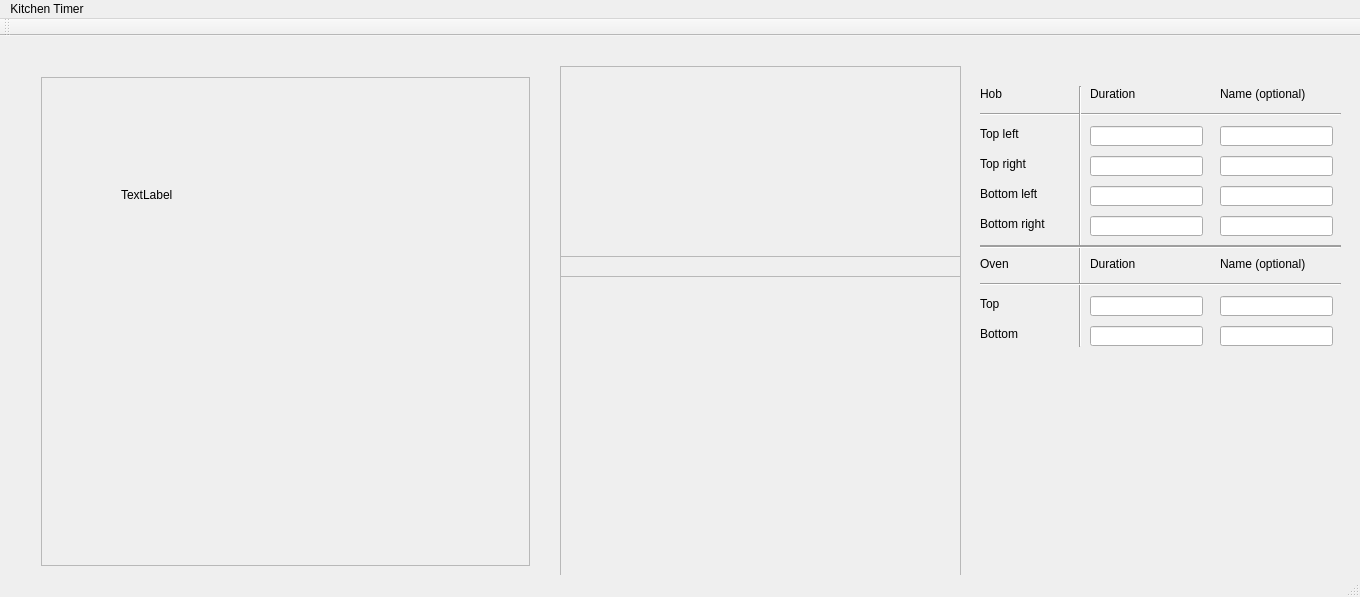
<?xml version="1.0" encoding="UTF-8"?>
<ui version="4.0">
 <class>MainWindow</class>
 <widget class="QMainWindow" name="MainWindow">
  <property name="geometry">
   <rect>
    <x>0</x>
    <y>0</y>
    <width>1360</width>
    <height>597</height>
   </rect>
  </property>
  <property name="sizePolicy">
   <sizepolicy hsizetype="Maximum" vsizetype="Maximum">
    <horstretch>0</horstretch>
    <verstretch>0</verstretch>
   </sizepolicy>
  </property>
  <property name="windowTitle">
   <string>MainWindow</string>
  </property>
  <widget class="QWidget" name="centralWidget">
   <widget class="QWidget" name="gridLayoutWidget">
    <property name="geometry">
     <rect>
      <x>30</x>
      <y>30</y>
      <width>511</width>
      <height>511</height>
     </rect>
    </property>
    <layout class="QGridLayout" name="gridLayout">
     <item row="0" column="0">
      <widget class="QFrame" name="frame">
       <property name="sizePolicy">
        <sizepolicy hsizetype="Preferred" vsizetype="Preferred">
         <horstretch>0</horstretch>
         <verstretch>0</verstretch>
        </sizepolicy>
       </property>
       <property name="styleSheet">
        <string notr="true">border-image: url(:/hobs/images/BG.png);</string>
       </property>
       <property name="frameShape">
        <enum>QFrame::StyledPanel</enum>
       </property>
       <property name="frameShadow">
        <enum>QFrame::Raised</enum>
       </property>
       <widget class="QFrame" name="hob2">
        <property name="geometry">
         <rect>
          <x>260</x>
          <y>20</y>
          <width>231</width>
          <height>221</height>
         </rect>
        </property>
        <property name="styleSheet">
         <string notr="true">image: url(:/hobs/images/hobTR.png);
border:none;
border-image:none;</string>
        </property>
        <property name="frameShape">
         <enum>QFrame::StyledPanel</enum>
        </property>
        <property name="frameShadow">
         <enum>QFrame::Raised</enum>
        </property>
       </widget>
       <widget class="QFrame" name="hob4">
        <property name="geometry">
         <rect>
          <x>20</x>
          <y>240</y>
          <width>241</width>
          <height>251</height>
         </rect>
        </property>
        <property name="styleSheet">
         <string notr="true">image: url(:/hobs/images/hobBL.png);
border:none;
border-image:none;</string>
        </property>
        <property name="frameShape">
         <enum>QFrame::StyledPanel</enum>
        </property>
        <property name="frameShadow">
         <enum>QFrame::Raised</enum>
        </property>
        <zorder>hob3</zorder>
       </widget>
       <widget class="QFrame" name="hob3">
        <property name="geometry">
         <rect>
          <x>260</x>
          <y>240</y>
          <width>251</width>
          <height>251</height>
         </rect>
        </property>
        <property name="styleSheet">
         <string notr="true">image: url(:/hobs/images/hobBR.png);
border:none;
border-image:none;</string>
        </property>
        <property name="frameShape">
         <enum>QFrame::StyledPanel</enum>
        </property>
        <property name="frameShadow">
         <enum>QFrame::Raised</enum>
        </property>
       </widget>
       <widget class="QFrame" name="hob1">
        <property name="geometry">
         <rect>
          <x>20</x>
          <y>20</y>
          <width>241</width>
          <height>221</height>
         </rect>
        </property>
        <property name="styleSheet">
         <string notr="true">image: url(:/hobs/images/hobTL.png);
border-image: none;
border:none;</string>
        </property>
        <property name="frameShape">
         <enum>QFrame::StyledPanel</enum>
        </property>
        <property name="frameShadow">
         <enum>QFrame::Plain</enum>
        </property>
        <property name="lineWidth">
         <number>0</number>
        </property>
        <widget class="QLabel" name="duration">
         <property name="geometry">
          <rect>
           <x>60</x>
           <y>90</y>
           <width>61</width>
           <height>16</height>
          </rect>
         </property>
         <property name="text">
          <string>TextLabel</string>
         </property>
        </widget>
       </widget>
       <zorder>hob2</zorder>
       <zorder>hob3</zorder>
       <zorder>hob4</zorder>
       <zorder>hob1</zorder>
      </widget>
     </item>
    </layout>
   </widget>
   <widget class="QFrame" name="frame_2">
    <property name="geometry">
     <rect>
      <x>560</x>
      <y>30</y>
      <width>401</width>
      <height>211</height>
     </rect>
    </property>
    <property name="styleSheet">
     <string notr="true">image: url(:/hobs/images/TopOven.png);</string>
    </property>
    <property name="frameShape">
     <enum>QFrame::StyledPanel</enum>
    </property>
    <property name="frameShadow">
     <enum>QFrame::Raised</enum>
    </property>
   </widget>
   <widget class="QFrame" name="frame_3">
    <property name="geometry">
     <rect>
      <x>560</x>
      <y>220</y>
      <width>401</width>
      <height>321</height>
     </rect>
    </property>
    <property name="styleSheet">
     <string notr="true">image: url(:/hobs/images/BottomOven.png);</string>
    </property>
    <property name="frameShape">
     <enum>QFrame::StyledPanel</enum>
    </property>
    <property name="frameShadow">
     <enum>QFrame::Raised</enum>
    </property>
   </widget>
   <widget class="QLineEdit" name="lineEdit">
    <property name="geometry">
     <rect>
      <x>1090</x>
      <y>90</y>
      <width>113</width>
      <height>20</height>
     </rect>
    </property>
   </widget>
   <widget class="QLabel" name="label">
    <property name="geometry">
     <rect>
      <x>980</x>
      <y>50</y>
      <width>81</width>
      <height>16</height>
     </rect>
    </property>
    <property name="styleSheet">
     <string notr="true">font: 10pt &quot;MS Shell Dlg 2&quot;;</string>
    </property>
    <property name="text">
     <string>Hob</string>
    </property>
   </widget>
   <widget class="QLabel" name="label_2">
    <property name="geometry">
     <rect>
      <x>980</x>
      <y>90</y>
      <width>81</width>
      <height>16</height>
     </rect>
    </property>
    <property name="text">
     <string>Top left</string>
    </property>
   </widget>
   <widget class="QLabel" name="label_3">
    <property name="geometry">
     <rect>
      <x>980</x>
      <y>120</y>
      <width>81</width>
      <height>16</height>
     </rect>
    </property>
    <property name="text">
     <string>Top right</string>
    </property>
   </widget>
   <widget class="QLabel" name="label_4">
    <property name="geometry">
     <rect>
      <x>980</x>
      <y>150</y>
      <width>81</width>
      <height>16</height>
     </rect>
    </property>
    <property name="text">
     <string>Bottom left</string>
    </property>
   </widget>
   <widget class="QLabel" name="label_5">
    <property name="geometry">
     <rect>
      <x>980</x>
      <y>180</y>
      <width>81</width>
      <height>16</height>
     </rect>
    </property>
    <property name="text">
     <string>Bottom right</string>
    </property>
   </widget>
   <widget class="QLabel" name="label_6">
    <property name="geometry">
     <rect>
      <x>980</x>
      <y>220</y>
      <width>81</width>
      <height>16</height>
     </rect>
    </property>
    <property name="styleSheet">
     <string notr="true">font: 10pt &quot;MS Shell Dlg 2&quot;;</string>
    </property>
    <property name="text">
     <string>Oven</string>
    </property>
   </widget>
   <widget class="QLabel" name="label_7">
    <property name="geometry">
     <rect>
      <x>980</x>
      <y>260</y>
      <width>81</width>
      <height>16</height>
     </rect>
    </property>
    <property name="text">
     <string>Top</string>
    </property>
   </widget>
   <widget class="QLabel" name="label_8">
    <property name="geometry">
     <rect>
      <x>980</x>
      <y>290</y>
      <width>81</width>
      <height>16</height>
     </rect>
    </property>
    <property name="text">
     <string>Bottom</string>
    </property>
   </widget>
   <widget class="Line" name="line">
    <property name="geometry">
     <rect>
      <x>980</x>
      <y>70</y>
      <width>361</width>
      <height>16</height>
     </rect>
    </property>
    <property name="orientation">
     <enum>Qt::Horizontal</enum>
    </property>
   </widget>
   <widget class="Line" name="line_2">
    <property name="geometry">
     <rect>
      <x>1070</x>
      <y>50</y>
      <width>20</width>
      <height>261</height>
     </rect>
    </property>
    <property name="orientation">
     <enum>Qt::Vertical</enum>
    </property>
   </widget>
   <widget class="Line" name="line_3">
    <property name="geometry">
     <rect>
      <x>980</x>
      <y>240</y>
      <width>361</width>
      <height>16</height>
     </rect>
    </property>
    <property name="orientation">
     <enum>Qt::Horizontal</enum>
    </property>
   </widget>
   <widget class="Line" name="line_4">
    <property name="geometry">
     <rect>
      <x>980</x>
      <y>200</y>
      <width>361</width>
      <height>21</height>
     </rect>
    </property>
    <property name="orientation">
     <enum>Qt::Horizontal</enum>
    </property>
   </widget>
   <widget class="Line" name="line_5">
    <property name="geometry">
     <rect>
      <x>980</x>
      <y>201</y>
      <width>361</width>
      <height>20</height>
     </rect>
    </property>
    <property name="orientation">
     <enum>Qt::Horizontal</enum>
    </property>
   </widget>
   <widget class="QLineEdit" name="lineEdit_2">
    <property name="geometry">
     <rect>
      <x>1090</x>
      <y>120</y>
      <width>113</width>
      <height>20</height>
     </rect>
    </property>
   </widget>
   <widget class="QLineEdit" name="lineEdit_3">
    <property name="geometry">
     <rect>
      <x>1090</x>
      <y>150</y>
      <width>113</width>
      <height>20</height>
     </rect>
    </property>
   </widget>
   <widget class="QLineEdit" name="lineEdit_4">
    <property name="geometry">
     <rect>
      <x>1090</x>
      <y>180</y>
      <width>113</width>
      <height>20</height>
     </rect>
    </property>
   </widget>
   <widget class="QLineEdit" name="lineEdit_5">
    <property name="geometry">
     <rect>
      <x>1090</x>
      <y>260</y>
      <width>113</width>
      <height>20</height>
     </rect>
    </property>
   </widget>
   <widget class="QLineEdit" name="lineEdit_6">
    <property name="geometry">
     <rect>
      <x>1090</x>
      <y>290</y>
      <width>113</width>
      <height>20</height>
     </rect>
    </property>
   </widget>
   <widget class="QLabel" name="label_9">
    <property name="geometry">
     <rect>
      <x>1090</x>
      <y>50</y>
      <width>81</width>
      <height>16</height>
     </rect>
    </property>
    <property name="styleSheet">
     <string notr="true">font: 10pt &quot;MS Shell Dlg 2&quot;;</string>
    </property>
    <property name="text">
     <string>Duration</string>
    </property>
   </widget>
   <widget class="QLabel" name="label_10">
    <property name="geometry">
     <rect>
      <x>1090</x>
      <y>220</y>
      <width>81</width>
      <height>16</height>
     </rect>
    </property>
    <property name="styleSheet">
     <string notr="true">font: 10pt &quot;MS Shell Dlg 2&quot;;</string>
    </property>
    <property name="text">
     <string>Duration</string>
    </property>
   </widget>
   <widget class="QLabel" name="label_11">
    <property name="geometry">
     <rect>
      <x>1220</x>
      <y>50</y>
      <width>101</width>
      <height>16</height>
     </rect>
    </property>
    <property name="styleSheet">
     <string notr="true">font: 10pt &quot;MS Shell Dlg 2&quot;;</string>
    </property>
    <property name="text">
     <string>Name (optional)</string>
    </property>
   </widget>
   <widget class="QLabel" name="label_12">
    <property name="geometry">
     <rect>
      <x>1220</x>
      <y>220</y>
      <width>101</width>
      <height>16</height>
     </rect>
    </property>
    <property name="styleSheet">
     <string notr="true">font: 10pt &quot;MS Shell Dlg 2&quot;;</string>
    </property>
    <property name="text">
     <string>Name (optional)</string>
    </property>
   </widget>
   <widget class="QLineEdit" name="lineEdit_7">
    <property name="geometry">
     <rect>
      <x>1220</x>
      <y>90</y>
      <width>113</width>
      <height>20</height>
     </rect>
    </property>
   </widget>
   <widget class="QLineEdit" name="lineEdit_8">
    <property name="geometry">
     <rect>
      <x>1220</x>
      <y>120</y>
      <width>113</width>
      <height>20</height>
     </rect>
    </property>
   </widget>
   <widget class="QLineEdit" name="lineEdit_9">
    <property name="geometry">
     <rect>
      <x>1220</x>
      <y>150</y>
      <width>113</width>
      <height>20</height>
     </rect>
    </property>
   </widget>
   <widget class="QLineEdit" name="lineEdit_10">
    <property name="geometry">
     <rect>
      <x>1220</x>
      <y>180</y>
      <width>113</width>
      <height>20</height>
     </rect>
    </property>
   </widget>
   <widget class="QLineEdit" name="lineEdit_11">
    <property name="geometry">
     <rect>
      <x>1220</x>
      <y>260</y>
      <width>113</width>
      <height>20</height>
     </rect>
    </property>
   </widget>
   <widget class="QLineEdit" name="lineEdit_12">
    <property name="geometry">
     <rect>
      <x>1220</x>
      <y>290</y>
      <width>113</width>
      <height>20</height>
     </rect>
    </property>
   </widget>
  </widget>
  <widget class="QMenuBar" name="menuBar">
   <property name="geometry">
    <rect>
     <x>0</x>
     <y>0</y>
     <width>1360</width>
     <height>21</height>
    </rect>
   </property>
   <widget class="QMenu" name="menuKitchen_Timer">
    <property name="title">
     <string>Kitchen Timer</string>
    </property>
   </widget>
   <addaction name="menuKitchen_Timer"/>
  </widget>
  <widget class="QToolBar" name="mainToolBar">
   <attribute name="toolBarArea">
    <enum>TopToolBarArea</enum>
   </attribute>
   <attribute name="toolBarBreak">
    <bool>false</bool>
   </attribute>
  </widget>
  <widget class="QStatusBar" name="statusBar"/>
 </widget>
 <layoutdefault spacing="6" margin="11"/>
 <resources/>
 <connections/>
</ui>
